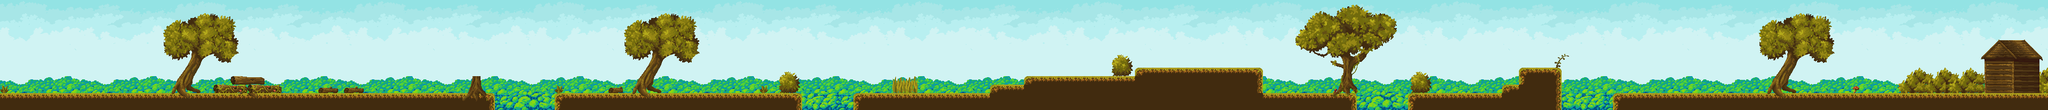

A level layout from a 2D game, rendered from its tile map. Below: a short description, then the map file with tile-grid data replaced by summaries:
An orthogonal 240x13 tile map with 16x16 px tiles, 4 tile layers (background, bg2, solo, objs), 3 tilesets and 33 objects.

<map version="1.5" tiledversion="1.7.1" orientation="orthogonal" renderorder="left-down" width="240" height="13" tilewidth="16" tileheight="16" infinite="0" nextlayerid="11" nextobjectid="98">
 <tileset firstgid="1" source="Background-4.tsx" />
 <tileset firstgid="253" source="bg-trees.tsx" />
 <tileset firstgid="383" source="Enviroment.tsx" />
 <layer id="1" name="background" width="240" height="13">
  <data>[3120 cells, 3120 non-empty, 252 distinct tile ids]</data>
 </layer>
 <layer id="2" name="bg2" width="240" height="13">
  <data>[3120 cells, 960 non-empty, 40 distinct tile ids]</data>
 </layer>
 <layer id="3" name="solo" width="240" height="13">
  <data>[3120 cells, 528 non-empty, 15 distinct tile ids]</data>
 </layer>
 <layer id="5" name="objs" width="240" height="13">
  <data>[3120 cells, 736 non-empty, 362 distinct tile ids]</data>
 </layer>
 <objectgroup id="6" name="solo">
  <object id="1" x="0.5" y="177" width="926" height="31" />
  <object id="2" x="1040" y="176" width="463" height="32" />
  <object id="3" x="1600" y="176.5" width="944" height="32" />
  <object id="8" x="2640.5" y="176.5" width="288" height="31" />
  <object id="11" x="3024" y="177.5" width="816" height="29.5" />
  <object id="87" x="1855.76" y="160.333" width="64.5757" height="15.303" />
  <object id="88" x="1920" y="143.667" width="207" height="31.8485" />
  <object id="89" x="2128" y="127.667" width="239.667" height="48.0303" />
  <object id="90" x="2816" y="160" width="112.333" height="15.6667" />
  <object id="91" x="2848.33" y="128.333" width="79.6667" height="30.3333" />
 </objectgroup>
 <objectgroup id="7" name="objetos">
  <object id="13" x="431.5" y="145" width="64.5" height="15" />
  <object id="14" x="399.5" y="159.5" width="128" height="16.5" />
  <object id="93" x="884.667" y="142.666" width="17.4848" height="33.0606" />
  <object id="96" x="0.33" y="0" height="209.33" />
  <object id="97" x="3838" y="0.666667" width="1.33" height="207.333" />
 </objectgroup>
 <objectgroup id="8" name="arbustos">
  <object id="57" x="2086" y="113.5" height="0.5" />
  <object id="61" x="2085" y="105" width="35" height="37" />
  <object id="62" x="2646.5" y="135.5" width="37" height="38.5" />
  <object id="63" x="1462" y="136" width="35" height="37" />
 </objectgroup>
 <objectgroup id="9" name="inimigos">
  <object id="64" x="463.667" y="125.167" width="15" height="16.5" />
  <object id="65" x="884.167" y="124.167" width="17.5" height="16.5" />
  <object id="66" x="1375.5" y="161" width="16" height="15" />
  <object id="67" x="1136" y="159.333" width="14" height="15" />
  <object id="68" x="1664.5" y="160" width="14.5" height="16.5" />
  <object id="69" x="1888.5" y="143.5" width="12" height="15" />
  <object id="70" x="2016.5" y="128.5" width="15" height="15" />
  <object id="71" x="2240" y="112" width="15.5" height="14.5" />
  <object id="72" x="2304" y="111.5" width="13.5" height="15.5" />
  <object id="73" x="2176.5" y="111" width="14" height="15.5" />
  <object id="79" x="3296.5" y="160" width="15.5" height="16" />
  <object id="80" x="3328.5" y="160" width="15" height="16.5" />
  <object id="81" x="3359.5" y="160" width="16" height="13" />
  <object id="95" x="769.25" y="157.083" width="17.5" height="16.5" />
 </objectgroup>
</map>
